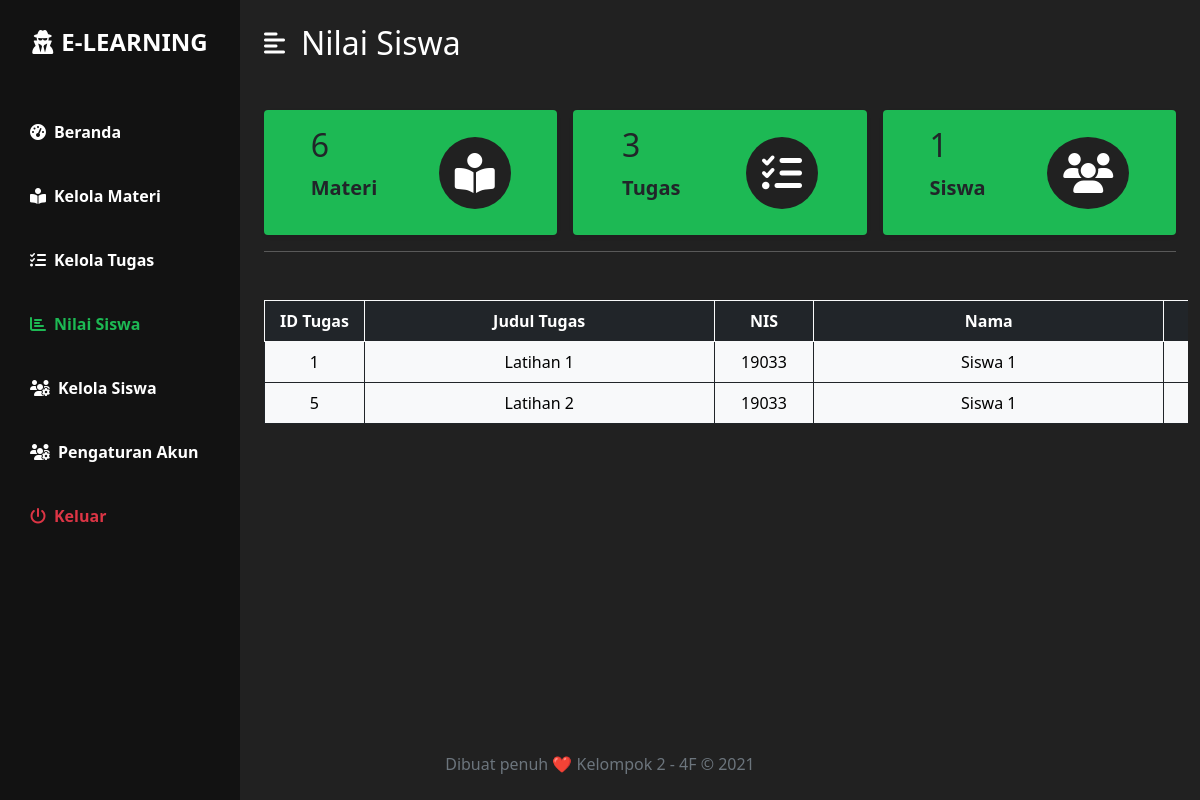
Before: /guru/nilai.php (signed in) with the older database file.
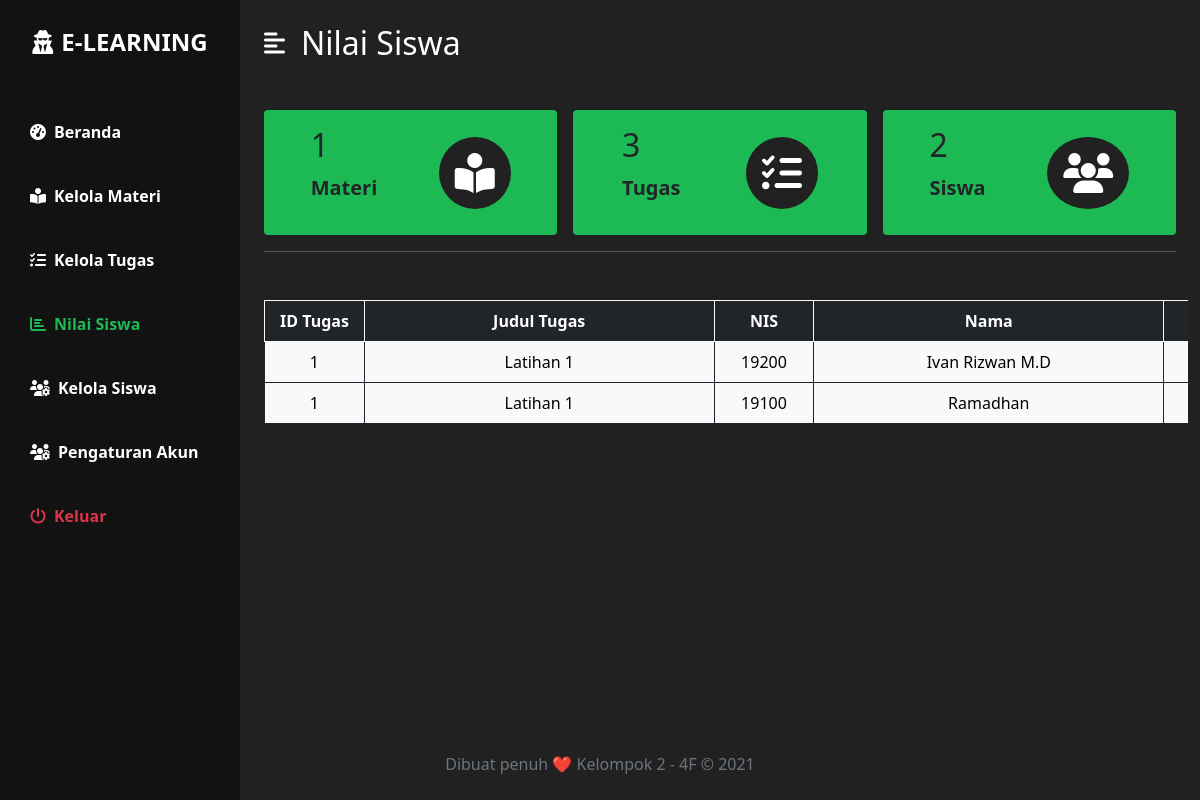
After: the same page with the newer database file.
### tables this page shows
CREATE TABLE `nilai` (
  `id_nilai` int(5) NOT NULL,
  `id_tugas` int(11) NOT NULL,
  `id` varchar(16) NOT NULL,
  `nilai` int(3) NOT NULL
);

CREATE TABLE `tugas` (
  `id_tugas` int(11) NOT NULL,
  `id` varchar(16) NOT NULL,
  `judul` varchar(50) NOT NULL
);

CREATE TABLE `user` (
  `id` varchar(16) NOT NULL,
  `password` varchar(32) NOT NULL,
  `nama` varchar(50) NOT NULL,
  `jk` enum('L','P') NOT NULL,
  `wa` varchar(13) NOT NULL,
  `alamat` varchar(100) NOT NULL,
  `status` varchar(10) NOT NULL
);

### guru/function/statusBox.php (called while the page is built, shortened)
<?php
    $queryMateri = mysqli_query($koneksi, "SELECT * FROM materi");
    $rowMateri = mysqli_num_rows($queryMateri);
    $querySiswa = mysqli_query($koneksi, "SELECT * FROM user WHERE status='Siswa'");
    $rowSiswa = mysqli_num_rows($querySiswa);
?>

### guru/nilai.php (the view, shortened to what the changed rows need)
<?php
    require 'function/session.php';
    require 'function/statusBox.php';
    $sqlNilai = "SELECT t.id_tugas, t.judul, u.id, u.nama, n.nilai FROM nilai n, user u, tugas t WHERE u.id=n.id AND n.id_tugas=t.id_tugas ORDER BY n.id_tugas ASC";
    $query = mysqli_query($koneksi, $sqlNilai);
?>
<!DOCTYPE html>
<html lang="en">
<head>
    <link rel="stylesheet" type="text/css" href="../css/bootstrap.css">
    <link rel="stylesheet" href="../css/styles.css" />
</head>
<body>
    <div class="d-flex" id="wrapper">
        <div id="page-content-wrapper">
            <nav class="navbar navbar-expand-lg navbar-light bg-2 py-4 px-4">
                <div class="d-flex align-items-center">
                    <h2 class="fs-2 m-0 warna-1">Nilai Siswa</h2>
                </div>
            </nav>
            <div class="container-fluid px-4">
                <div class="row g-3 my-2">
                    <div class="col-md-4">
                        <div class="p-3 bg-1 shadow-sm d-flex justify-content-around align-items-center rounded">
                            <div>
                                <h3 class="fs-2"><?php echo $rowMateri ?></h3>
                                <p class="fs-5 fw-bold" name>Materi</p>
                            </div>
                        </div>
                    </div>
                    <div class="col-md-4">
                        <div class="p-3 bg-1 shadow-sm d-flex justify-content-around align-items-center rounded">
                            <div>
                                <h3 class="fs-2"><?php echo $rowSiswa ?></h3>
                                <p class="fs-5 fw-bold">Siswa</p>
                            </div>
                        </div>
                    </div>
                </div>
                <div class="row my-5">
                    <div class="table-responsive-xxl">
                        <table class="table table-bordered border-primary align-middle text-center  mx-auto" style="min-width: 1000px;">
                            <thead class="table-dark border-light">
                                <tr>
                                    <th style="width: 10%;">ID Tugas</th>
                                    <th style="width: 35%;">Judul Tugas</th>
                                    <th style="width: 10%;">NIS</th>
                                    <th style="width: 35%;">Nama</th>
                                    <th style="width: 10%;">Nilai</th>
                                </tr>
                            </thead>
                            <tbody class="table-light border-dark">
                                <?php
                                    while ($row = mysqli_fetch_array($query)){
                                        echo '
                                            <tr>
                                                <td>'.$row['id_tugas'].'</td>
                                                <td>'.$row['judul'].'</td>
                                                <td>'.$row['id'].'</td>
                                                <td>'.$row['nama'].'</td>
                                                <td>'.$row['nilai'].'</td>
                                            </tr>';
                                    }
                                ?>
                            </tbody>
                        </table>
                    </div>
                </div>
            </div>
        </div>
    </div>
</body>
</html>

Changed rows visible on the page:
removed nilai: id_tugas.id_tugas "1", id_tugas.judul "Latihan 1", id "19033", id.nama "Siswa 1"
removed nilai: id_tugas.id_tugas "5", id_tugas.judul "Latihan 2", id "19033", id.nama "Siswa 1"
added nilai: id_tugas.id_tugas "1", id_tugas.judul "Latihan 1", id "19200", id.nama "Ivan Rizwan M.D"
added nilai: id_tugas.id_tugas "1", id_tugas.judul "Latihan 1", id "19100", id.nama "Ramadhan"
Other visible differences:
$rowMateri: "6" → "1"
$rowSiswa: "1" → "2"
